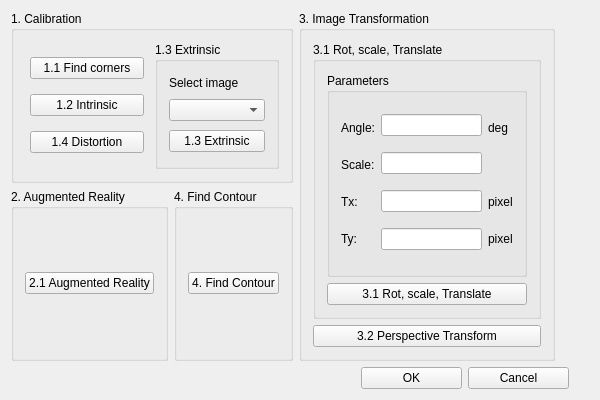
<?xml version="1.0" encoding="UTF-8"?>
<ui version="4.0">
 <class>MainWindow</class>
 <widget class="QMainWindow" name="MainWindow">
  <property name="geometry">
   <rect>
    <x>0</x>
    <y>0</y>
    <width>600</width>
    <height>400</height>
   </rect>
  </property>
  <property name="windowTitle">
   <string>MainWindow</string>
  </property>
  <widget class="QWidget" name="centralWidget">
   <layout class="QHBoxLayout" name="horizontalLayout">
    <item>
     <layout class="QVBoxLayout" name="verticalLayout_13">
      <item>
       <layout class="QHBoxLayout" name="horizontalLayout_5">
        <property name="rightMargin">
         <number>34</number>
        </property>
        <item>
         <layout class="QVBoxLayout" name="verticalLayout">
          <item>
           <widget class="QGroupBox" name="groupBox">
            <property name="title">
             <string>1. Calibration</string>
            </property>
            <layout class="QHBoxLayout" name="horizontalLayout_3">
             <item>
              <layout class="QVBoxLayout" name="verticalLayout_4">
               <property name="spacing">
                <number>0</number>
               </property>
               <property name="sizeConstraint">
                <enum>QLayout::SetDefaultConstraint</enum>
               </property>
               <property name="leftMargin">
                <number>5</number>
               </property>
               <property name="topMargin">
                <number>0</number>
               </property>
               <property name="rightMargin">
                <number>5</number>
               </property>
               <item>
                <widget class="QPushButton" name="bt_find_corners">
                 <property name="enabled">
                  <bool>true</bool>
                 </property>
                 <property name="sizePolicy">
                  <sizepolicy hsizetype="Minimum" vsizetype="Maximum">
                   <horstretch>0</horstretch>
                   <verstretch>0</verstretch>
                  </sizepolicy>
                 </property>
                 <property name="text">
                  <string>1.1 Find corners</string>
                 </property>
                </widget>
               </item>
               <item>
                <widget class="QPushButton" name="bt_intrinsic">
                 <property name="text">
                  <string>1.2 Intrinsic</string>
                 </property>
                </widget>
               </item>
               <item>
                <widget class="QPushButton" name="bt_distortion">
                 <property name="text">
                  <string>1.4 Distortion</string>
                 </property>
                </widget>
               </item>
              </layout>
             </item>
             <item>
              <widget class="QGroupBox" name="groupBox_5">
               <property name="title">
                <string>1.3 Extrinsic</string>
               </property>
               <layout class="QVBoxLayout" name="verticalLayout_5">
                <item>
                 <widget class="QLabel" name="label">
                  <property name="sizePolicy">
                   <sizepolicy hsizetype="Preferred" vsizetype="Fixed">
                    <horstretch>0</horstretch>
                    <verstretch>0</verstretch>
                   </sizepolicy>
                  </property>
                  <property name="text">
                   <string>Select image</string>
                  </property>
                 </widget>
                </item>
                <item>
                 <widget class="QComboBox" name="comboBox"/>
                </item>
                <item>
                 <widget class="QPushButton" name="bt_extrinsic">
                  <property name="text">
                   <string>1.3 Extrinsic</string>
                  </property>
                 </widget>
                </item>
               </layout>
              </widget>
             </item>
            </layout>
           </widget>
          </item>
          <item>
           <layout class="QHBoxLayout" name="horizontalLayout_2">
            <item>
             <widget class="QGroupBox" name="groupBox_2">
              <property name="title">
               <string>2. Augmented Reality</string>
              </property>
              <layout class="QVBoxLayout" name="verticalLayout_11">
               <item>
                <widget class="QPushButton" name="bt_augmented_reality">
                 <property name="text">
                  <string>2.1 Augmented Reality</string>
                 </property>
                </widget>
               </item>
              </layout>
             </widget>
            </item>
            <item>
             <widget class="QGroupBox" name="groupBox_3">
              <property name="title">
               <string>4. Find Contour</string>
              </property>
              <layout class="QVBoxLayout" name="verticalLayout_12">
               <item>
                <widget class="QPushButton" name="bt_find_contour">
                 <property name="text">
                  <string>4. Find Contour</string>
                 </property>
                </widget>
               </item>
              </layout>
             </widget>
            </item>
           </layout>
          </item>
         </layout>
        </item>
        <item>
         <layout class="QVBoxLayout" name="verticalLayout_14"/>
        </item>
        <item>
         <widget class="QGroupBox" name="groupBox_4">
          <property name="title">
           <string>3. Image Transformation</string>
          </property>
          <layout class="QVBoxLayout" name="verticalLayout_6">
           <item>
            <widget class="QGroupBox" name="groupBox_6">
             <property name="title">
              <string>3.1 Rot, scale, Translate</string>
             </property>
             <layout class="QVBoxLayout" name="verticalLayout_7">
              <item>
               <widget class="QGroupBox" name="groupBox_7">
                <property name="title">
                 <string>Parameters</string>
                </property>
                <layout class="QHBoxLayout" name="horizontalLayout_4">
                 <item>
                  <layout class="QVBoxLayout" name="verticalLayout_8">
                   <item>
                    <widget class="QLabel" name="label_3">
                     <property name="sizePolicy">
                      <sizepolicy hsizetype="Preferred" vsizetype="Fixed">
                       <horstretch>0</horstretch>
                       <verstretch>0</verstretch>
                      </sizepolicy>
                     </property>
                     <property name="text">
                      <string>Angle:</string>
                     </property>
                    </widget>
                   </item>
                   <item>
                    <widget class="QLabel" name="label_5">
                     <property name="sizePolicy">
                      <sizepolicy hsizetype="Preferred" vsizetype="Fixed">
                       <horstretch>0</horstretch>
                       <verstretch>0</verstretch>
                      </sizepolicy>
                     </property>
                     <property name="text">
                      <string>Scale:</string>
                     </property>
                    </widget>
                   </item>
                   <item>
                    <widget class="QLabel" name="label_4">
                     <property name="sizePolicy">
                      <sizepolicy hsizetype="Preferred" vsizetype="Fixed">
                       <horstretch>0</horstretch>
                       <verstretch>0</verstretch>
                      </sizepolicy>
                     </property>
                     <property name="text">
                      <string>Tx:</string>
                     </property>
                    </widget>
                   </item>
                   <item>
                    <widget class="QLabel" name="label_2">
                     <property name="sizePolicy">
                      <sizepolicy hsizetype="Preferred" vsizetype="Fixed">
                       <horstretch>0</horstretch>
                       <verstretch>0</verstretch>
                      </sizepolicy>
                     </property>
                     <property name="text">
                      <string>Ty:</string>
                     </property>
                    </widget>
                   </item>
                  </layout>
                 </item>
                 <item>
                  <layout class="QVBoxLayout" name="verticalLayout_10">
                   <item>
                    <widget class="QLineEdit" name="lineEdit_angle"/>
                   </item>
                   <item>
                    <widget class="QLineEdit" name="lineEdit_scale"/>
                   </item>
                   <item>
                    <widget class="QLineEdit" name="lineEdit_tx"/>
                   </item>
                   <item>
                    <widget class="QLineEdit" name="lineEdit_ty"/>
                   </item>
                  </layout>
                 </item>
                 <item>
                  <layout class="QVBoxLayout" name="verticalLayout_9">
                   <item>
                    <widget class="QLabel" name="label_7">
                     <property name="sizePolicy">
                      <sizepolicy hsizetype="Preferred" vsizetype="Fixed">
                       <horstretch>0</horstretch>
                       <verstretch>0</verstretch>
                      </sizepolicy>
                     </property>
                     <property name="text">
                      <string>deg</string>
                     </property>
                    </widget>
                   </item>
                   <item>
                    <widget class="QLabel" name="label_8">
                     <property name="sizePolicy">
                      <sizepolicy hsizetype="Preferred" vsizetype="Fixed">
                       <horstretch>0</horstretch>
                       <verstretch>0</verstretch>
                      </sizepolicy>
                     </property>
                     <property name="text">
                      <string/>
                     </property>
                    </widget>
                   </item>
                   <item>
                    <widget class="QLabel" name="label_9">
                     <property name="sizePolicy">
                      <sizepolicy hsizetype="Preferred" vsizetype="Fixed">
                       <horstretch>0</horstretch>
                       <verstretch>0</verstretch>
                      </sizepolicy>
                     </property>
                     <property name="text">
                      <string>pixel</string>
                     </property>
                    </widget>
                   </item>
                   <item>
                    <widget class="QLabel" name="label_6">
                     <property name="sizePolicy">
                      <sizepolicy hsizetype="Preferred" vsizetype="Fixed">
                       <horstretch>0</horstretch>
                       <verstretch>0</verstretch>
                      </sizepolicy>
                     </property>
                     <property name="text">
                      <string>pixel</string>
                     </property>
                    </widget>
                   </item>
                  </layout>
                 </item>
                </layout>
               </widget>
              </item>
              <item>
               <widget class="QPushButton" name="bt_rot_scale_translate">
                <property name="text">
                 <string>3.1 Rot, scale, Translate</string>
                </property>
               </widget>
              </item>
             </layout>
            </widget>
           </item>
           <item>
            <widget class="QPushButton" name="bt_perspective_transform">
             <property name="text">
              <string>3.2 Perspective Transform</string>
             </property>
            </widget>
           </item>
          </layout>
         </widget>
        </item>
       </layout>
      </item>
      <item>
       <layout class="QHBoxLayout" name="horizontalLayout_7">
        <property name="leftMargin">
         <number>350</number>
        </property>
        <property name="rightMargin">
         <number>20</number>
        </property>
        <item>
         <widget class="QPushButton" name="bt_ok">
          <property name="text">
           <string>OK</string>
          </property>
         </widget>
        </item>
        <item>
         <widget class="QPushButton" name="bt_cancel">
          <property name="text">
           <string>Cancel</string>
          </property>
         </widget>
        </item>
       </layout>
      </item>
     </layout>
    </item>
   </layout>
  </widget>
 </widget>
 <layoutdefault spacing="6" margin="11"/>
 <resources/>
 <connections/>
</ui>
